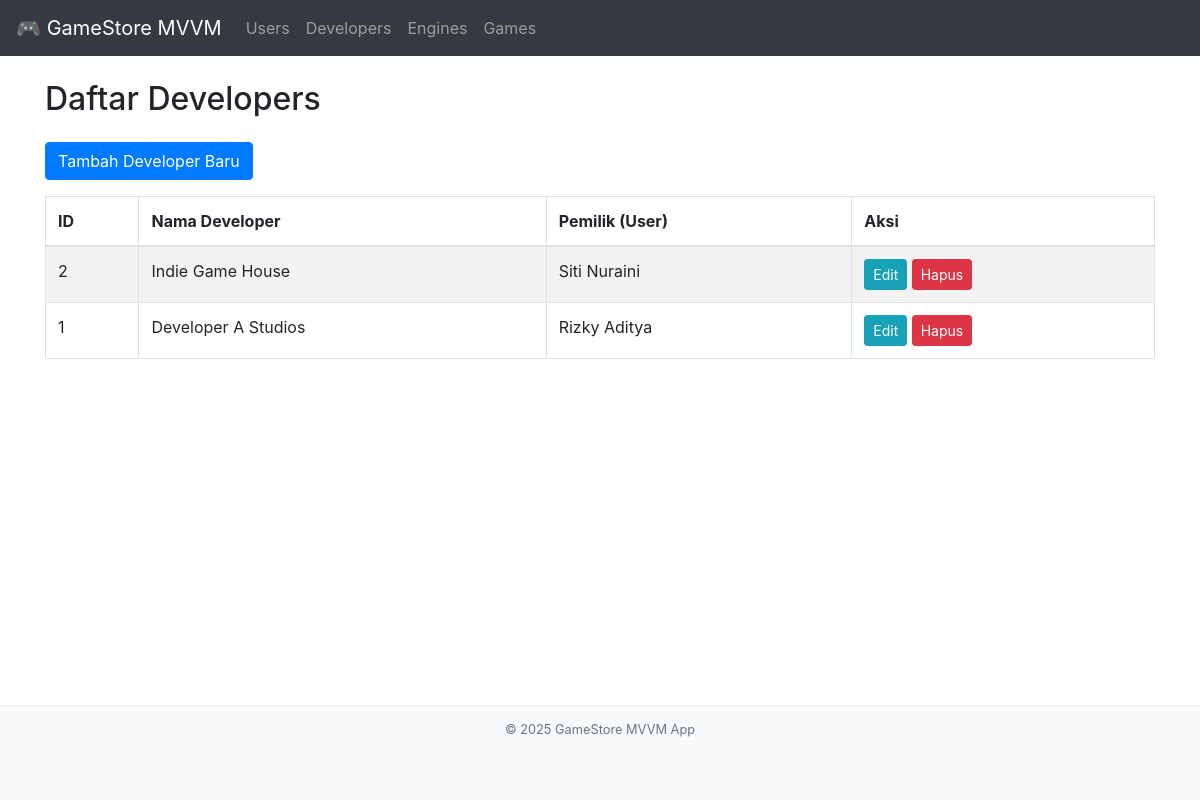
Page /index.php?page=developers on the committed database.
### tables this page shows
CREATE TABLE Developers (
    ID INT PRIMARY KEY AUTO_INCREMENT,
    Nama VARCHAR(255) NOT NULL,
    Pemilik_ID INT NOT NULL,
    FOREIGN KEY (Pemilik_ID) REFERENCES Users(ID)
);

CREATE TABLE Users (
    ID INT PRIMARY KEY AUTO_INCREMENT,
    Nama VARCHAR(255) NOT NULL,
    Join_Date DATE NOT NULL
);

### viewmodels/DeveloperViewModel.php (called while the page is built, shortened)
<?php
require_once('config/Database.php');
require_once('models/Developer.php');
class DeveloperViewModel {
    private $developer_model;
    public function __construct() {
        $database = new Database();
        $this->db = $database->getConnection();
        $this->developer_model = new Developer($this->db);
    }
    public function getDevelopers() {
        return $this->developer_model->readAll();
    }
}
?>

### config/Database.php (called while the page is built, shortened)
<?php
class Database {
    private $host = "localhost";
    private $db_name = "gamestore_db";
    private $username = "root";
    private $password = "";
    public function getConnection() {
        $this->conn = null;
        try {
            $this->conn = new PDO("mysql:host=" . $this->host . ";dbname=" . $this->db_name, $this->username, $this->password);
            $this->conn->exec("set names utf8");
        } catch(PDOException $exception) {
            echo "Connection error: " . $exception->getMessage();
        }
        return $this->conn;
    }
}
?>

### models/Developer.php (called while the page is built, shortened)
<?php
class Developer {
    private $conn;
    private $table_name = "Developers";
    public function __construct($db) {
        $this->conn = $db;
    }
    public function readAll() {
        $query = "SELECT
                    d.ID, d.Nama, d.Pemilik_ID, u.Nama as Pemilik_Nama
                  FROM
                    " . $this->table_name . " d
                  LEFT JOIN
                    Users u ON d.Pemilik_ID = u.ID
                  ORDER BY
                    d.ID DESC";
        $stmt = $this->conn->prepare($query);
        $stmt->execute();
        return $stmt;
    }
}
?>

### views/developer_list.php (the view, shortened to what this page needs)
<?php
include_once 'views/template/header.php';
if (isset($_SESSION['message'])): ?>
<?php endif;
$stmt = $viewModel->getDevelopers();
$num = $stmt->rowCount();
?>
<a href="index.php?page=developers&action=create" class="btn btn-primary mb-3">Tambah Developer Baru</a>
<?php if ($num > 0): ?>
<table class="table table-bordered table-striped">
    <thead>
        <tr>
            <th>ID</th>
            <th>Nama Developer</th>
            <th>Pemilik (User)</th>
            <th>Aksi</th>
        </tr>
    </thead>
    <tbody>
        <?php while ($row = $stmt->fetch(PDO::FETCH_ASSOC)): ?>
        <tr>
            <td><?php echo $row['ID']; ?></td>
            <td><?php echo htmlspecialchars($row['Nama']); ?></td>
            <td><?php echo htmlspecialchars($row['Pemilik_Nama']); ?></td>
            <td>
                <a href="index.php?page=developers&action=edit&id=<?php echo $row['ID']; ?>" class="btn btn-sm btn-info">Edit</a>
                <a href="index.php?page=developers&action=delete&id=<?php echo $row['ID']; ?>" class="btn btn-sm btn-danger delete-btn">Hapus</a>
            </td>
        </tr>
        <?php endwhile; ?>
    </tbody>
</table>
<?php else: ?>
    <div class="alert alert-warning">Tidak ada data Developers.</div>
<?php endif; ?>
<?php include_once 'views/template/footer.php'; ?>

### views/template/header.php (style rules this page uses)
body { padding-top: 56px; }

### rows in the picture
developers: ID "2", Nama "Indie Game House", Pemilik_ID.Nama "Siti Nuraini"
developers: ID "1", Nama "Developer A Studios", Pemilik_ID.Nama "Rizky Aditya"

### other values in the picture
$page_title "Daftar Developers"
